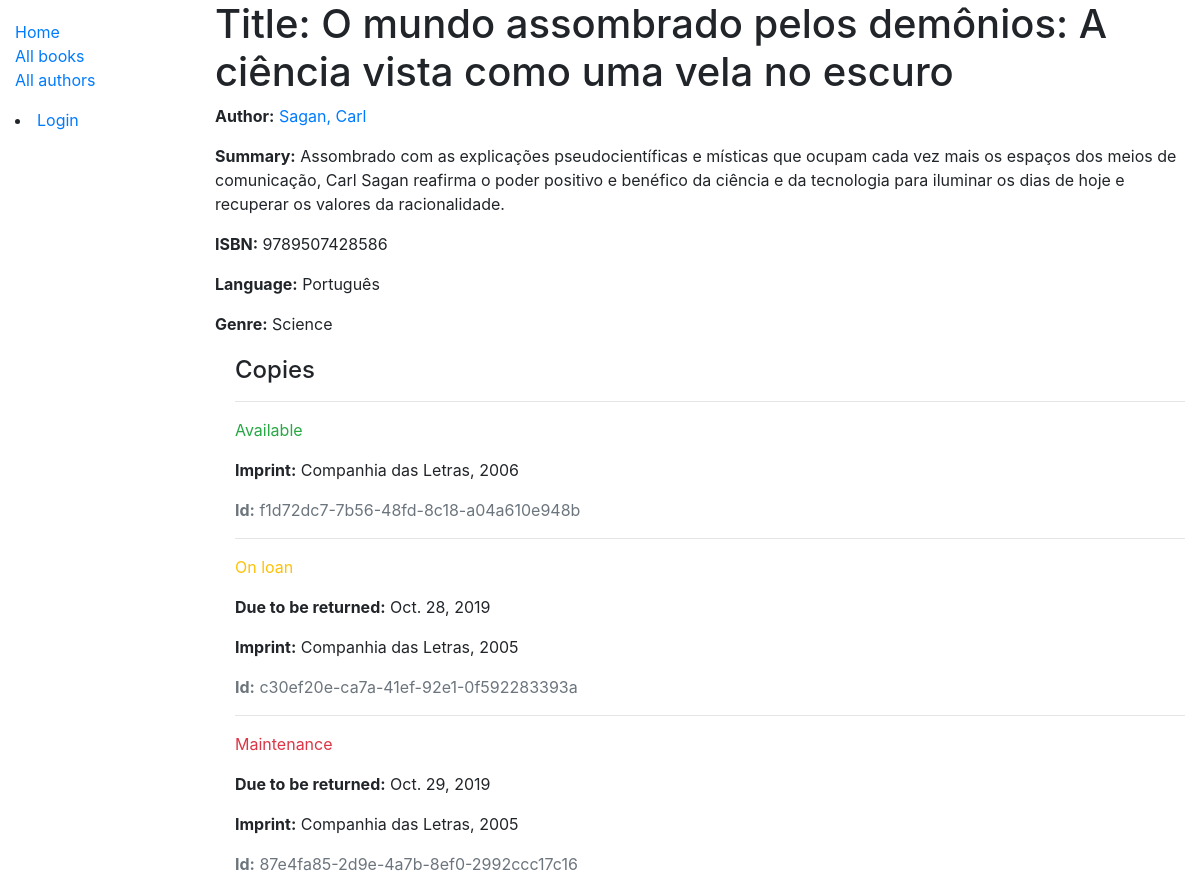
The app's page /catalog/book/1, older data.
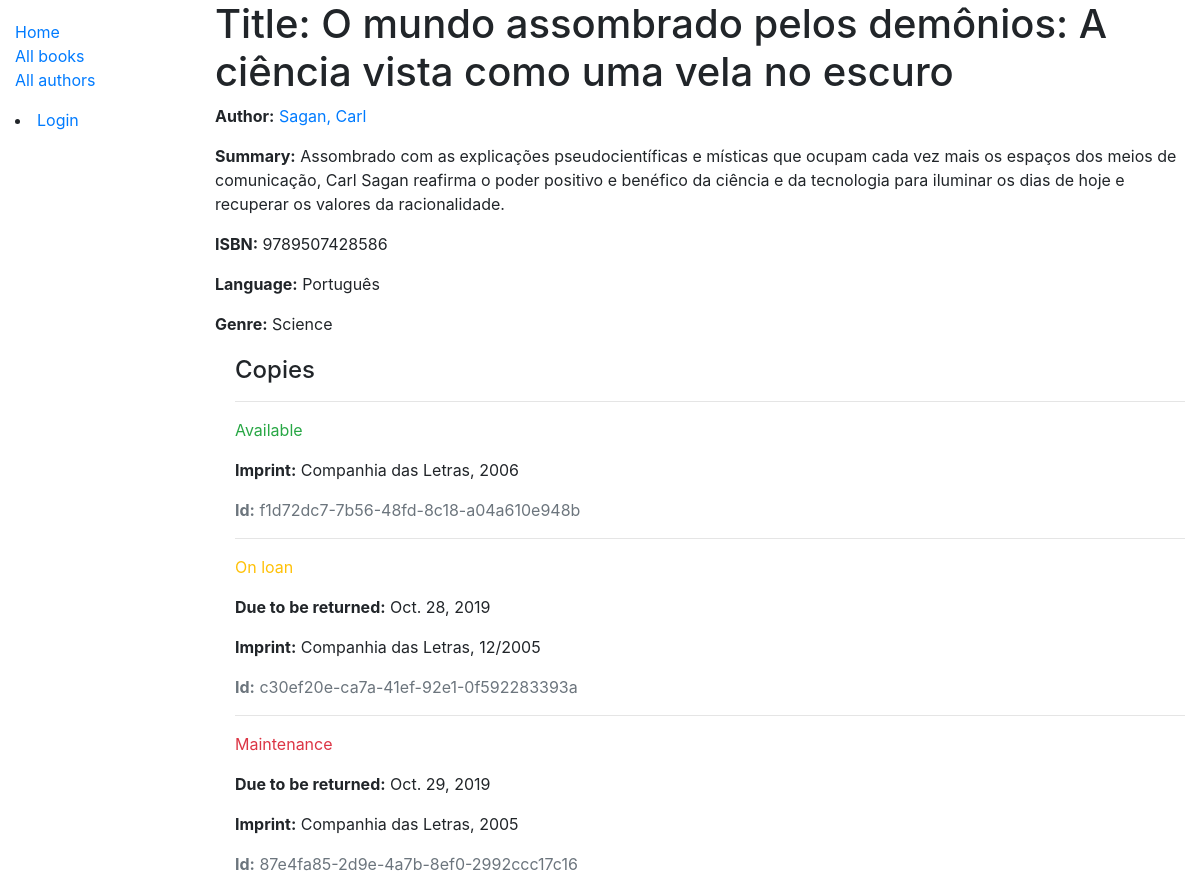
The same page, newer data.
### catalog/models.py (models this page shows, shortened)
class BookInstance(models.Model):
    id = models.UUIDField(primary_key=True, default=uuid.uuid4, help_text='Unique ID for this particular book across whole library')
    book = models.ForeignKey('Book', on_delete=models.SET_NULL, null=True)
    imprint = models.CharField(max_length=200)
    due_back = models.DateField(null=True, blank=True)
    LOAN_STATUS = (
            ('m', 'Maintenance'),
            ('o', 'On loan'),
            ('a', 'Available'),
            ('r', 'Reserved'),
    )
    status = models.CharField(
            max_length=1,
            choices=LOAN_STATUS,
            blank=True,
            default='m',
            help_text='Book availability',
    )
    class Meta:
            ordering = ['due_back']

### catalog/views.py (the view)
# urls.py: path('book/<int:pk>', views.BookDetailView.as_view(), name='book-detail'),
class BookDetailView(generic.DetailView):
    model = Book

### catalog/models.py (called while the page is built)
    def __str__(self):
        return self.name

    def __str__(self):
        return self.name

    def __str__(self):
        return f'{self.last_name}, {self.first_name}'

### catalog/templates/catalog/book_detail.html
{% extends "base_generic.html" %}
{% block content %}
  <h1>Title: {{ book.title }}</h1>
  <p><strong>Author:</strong> <a href="{% url 'author-detail' book.author.pk %}">{{ book.author }}</a></p>
  <p><strong>Summary:</strong> {{ book.summary }}</p>
  <p><strong>ISBN:</strong> {{ book.isbn }}</p>
  <p><strong>Language:</strong> {{ book.language }}</p>
  <p><strong>Genre:</strong> {{ book.genre.all|join:", " }}</p>
  <div style="margin-left:20px;margin-top:20px">
    <h4>Copies</h4>
    {% for copy in book.bookinstance_set.all %}
      <hr>
      <p class="{% if copy.status == 'a' %}text-success{% elif copy.status == 'm' %}text-danger{% else %}text-warning{% endif %}">{{ copy.get_status_display }}</p>
      {% if copy.status != 'a' %}
        <p><strong>Due to be returned:</strong> {{copy.due_back}}</p>
      {% endif %}
      <p><strong>Imprint:</strong> {{copy.imprint}}</p>
      <p class="text-muted"><strong>Id:</strong> {{copy.id}}</p>
    {% endfor %}
  </div>
{% endblock %}

Row changes from the older to the newer data that the page shows:
changed BookInstance "On loan": imprint "Companhia das Letras, 2005" → "Companhia das Letras, 12/2005"
